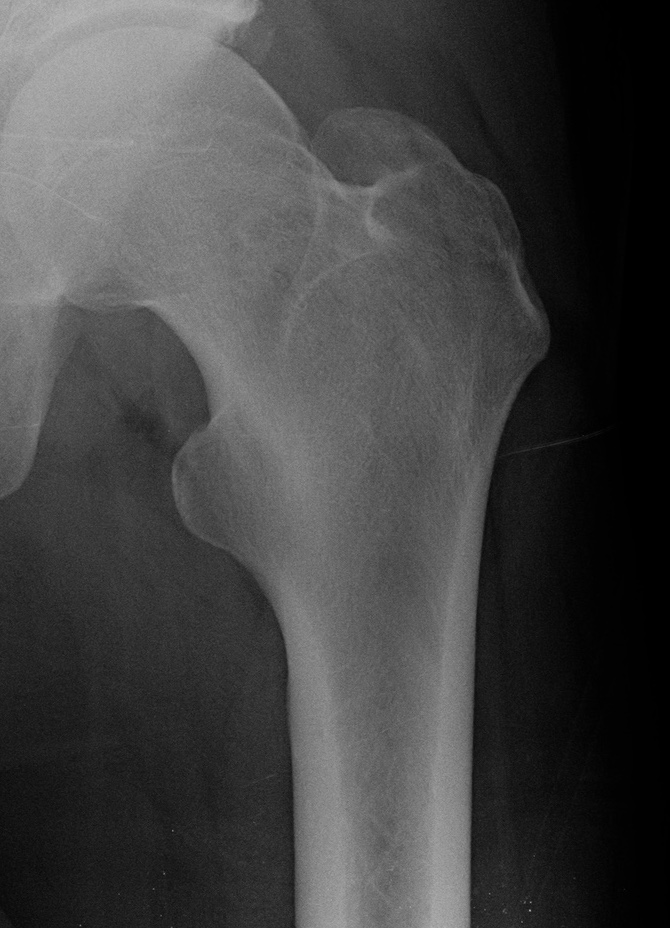
#> input picture Templates/Bacino_center.jpg, 670 x 928 px, given as the content of the folder anzi/Desktop/TesiMagistrale/Audisio/ImmaginiBacinoCopiaCrop/, which was not available
$ python BoneDetectionMoreTemplates.py
#> lines starting #> are read from the running program, lines starting #| are printed output that depends on the picture; after the words box and inside, x2 and y2 are one past the last pixel; in counts of white or black regions, pixels touching at a corner belong together; long printed decimals are rounded; pictures that were not available may be replaced by others from this repository, and a replacement may not be noted
import cv2
import os
import numpy as np
from PIL import Image
from matplotlib import pyplot as plt


def find_bones(input_image, template_path, output_path, i):

#> called with i = 0
    methods = ['cv2.TM_CCOEFF_NORMED', 'cv2.TM_CCORR_NORMED', 'cv2.TM_SQDIFF_NORMED']

    # operations on the full image
    img2 = cv2.imread(input_image, 0)
#> img2 is the input picture: shape (928, 670); min 0, max 185, mean 66.6
    image_to_crop = Image.open(input_image)
    z, q = img2.shape[::-1]
#> z = 670; q = 928

    j = 0
    for t in os.listdir(template_path):
        if t.endswith(".jpg"):
            full_t = template_path + t
            template = cv2.imread(full_t, 0)
            # create a flipped template
            template_flipped = cv2.flip(template, 1)
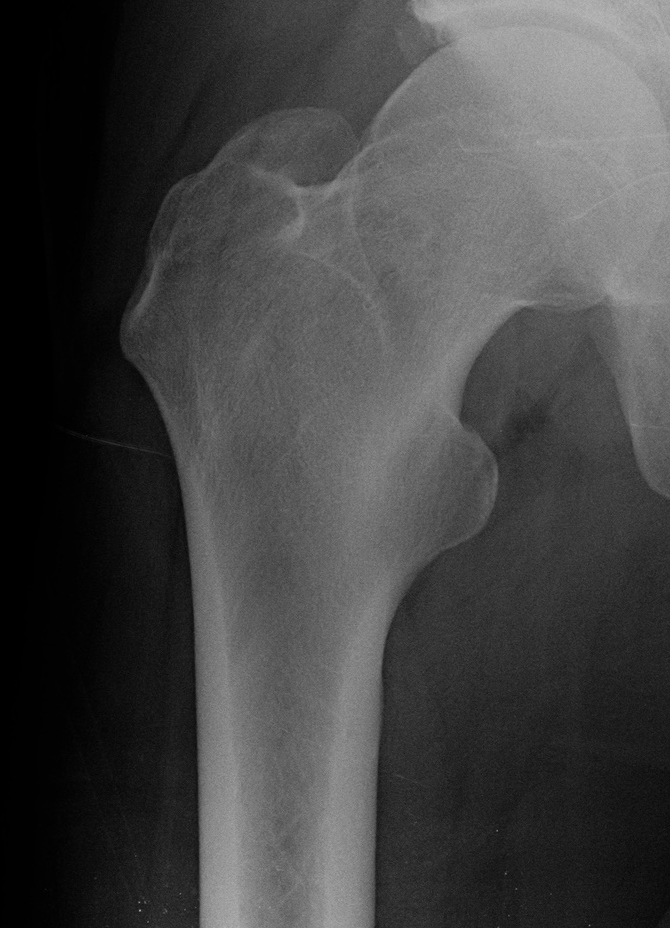
#> template_flipped: shape (928, 670); min 0, max 185, mean 66.6
            # get shapes of original images
            w, h = template.shape[::-1]  # means that template is w rows and h columns
#> w = 670; h = 928

            for meth in methods:
                img = img2.copy()
                method = eval(meth)

                # Apply template Matching
                res = cv2.matchTemplate(img, template, method)
                res_flipped = cv2.matchTemplate(img, template_flipped, method)

                min_val, max_val, min_loc, max_loc = cv2.minMaxLoc(res)
                min_val_f, max_val_f, min_loc_f, max_loc_f = cv2.minMaxLoc(res_flipped)
                print("Comparing image {} with template {}, min_val is {} and max_val is {} and min_val_f {} and max_val_f {}"
                      .format(input_image, t, min_val, max_val, min_val_f, max_val_f))

                # print step by step squares
                bottom_right = (min_loc[0] + w, min_loc[1] + h)  # somma base e altezza del template
                bottom_right_f = (min_loc_f[0] + w, min_loc_f[1] + h)

                cv2.rectangle(img, min_loc, bottom_right, (255, 255, 255), thickness=30)
                cv2.rectangle(img, min_loc_f, bottom_right_f, (0, 0, 255), thickness=30)

                plt.imshow(img, cmap='gray')
                plt.title('Detected Point'), plt.xticks([]), plt.yticks([])
                plt.suptitle(meth)
                plt.show()

                # select the max and min position of the max and min value compared the three templates images
                if j == 0:
                    min_global = min_val
                    min_global_loc = min_loc
                    max_global = max_val
                    max_global_loc = max_loc

                    min_global_f = min_val_f
                    min_global_loc_f = min_loc_f
                    max_global_f = max_val_f
                    max_global_loc_f = max_loc_f
                else:
                    if (min_val < min_global):
                        min_global = min_val
                        min_global_loc = min_loc
                    if (max_val > max_global):
                        max_global = max_val
                        max_global_loc = max_loc

                    if (min_val_f < min_global_f):
                        min_global_f = min_val_f
                        min_global_loc_f = min_loc_f
                    if (max_val_f > max_global_f):
                        max_global_f = max_val_f
                        max_global_loc_f = max_loc_f

                j += 1
#> this loop made 3 passes
#> (res, res_flipped, min_val, max_val, min_val_f, max_val_f, min_global, max_global) on pass 1: ([1], [-0.165], 1, 1, -0.165, -0.165, 1, 1)
#> (res, res_flipped, min_val, max_val, min_val_f, max_val_f, min_global, max_global_f) on pass 3: ([0], [0.804], 0, 0, 0.804, 0.804, 0, 0.804)
#| Comparing image /Users/leonardotanzi/Desktop/TesiMagistrale/Audisio/ImmaginiBacinoCopiaCrop/Bacino_center.jpg with template Bacino_center.jpg, min_val is 1.0 and max_val is 1.0 and min_val_f -0.1649 and max_val_f -0.1649
#| Comparing image /Users/leonardotanzi/Desktop/TesiMagistrale/Audisio/ImmaginiBacinoCopiaCrop/Bacino_center.jpg with template Bacino_center.jpg, min_val is 1.0 and max_val is 1.0 and min_val_f 0.598 and max_val_f 0.598
#| Comparing image /Users/leonardotanzi/Desktop/TesiMagistrale/Audisio/ImmaginiBacinoCopiaCrop/Bacino_center.jpg with template Bacino_center.jpg, min_val is 0.0 and max_val is 0.0 and min_val_f 0.804 and max_val_f 0.804
#> pass 1, in find_bones, `plt.show()`:
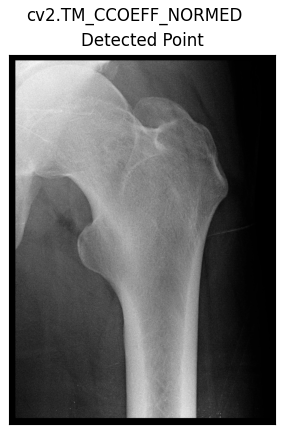
#> figure drawn by matplotlib, 1 panel
#> after the loop:
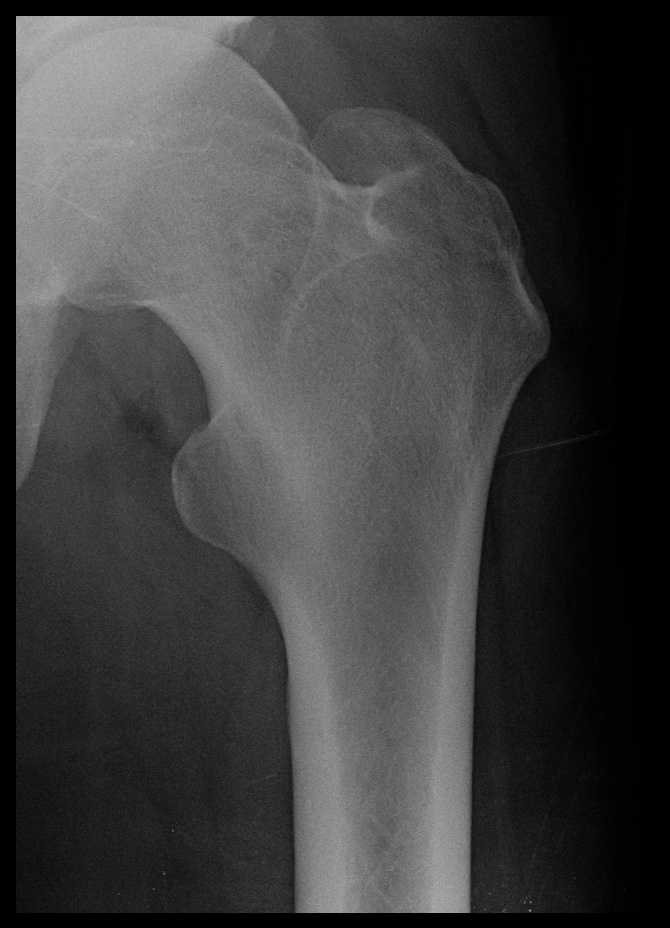
#> img: shape (928, 670); min 0, max 185, mean 62.3
#> after the loop, j = 3

    print("max value is now {} and min value {}".format(max_global, min_global))
#| max value is now 1.0 and min value -0.3775
    # print chosen square

    bottom_right = (min_global_loc[0] + w, min_global_loc[1] + h)  # somma base e altezza del template
#> bottom_right = (884, 1694)
    bottom_right_f = (min_global_loc_f[0] + w, min_global_loc_f[1] + h)
#> bottom_right_f = (820, 2032)

    cv2.rectangle(img, min_global_loc, bottom_right, (255, 255, 255), thickness=30)
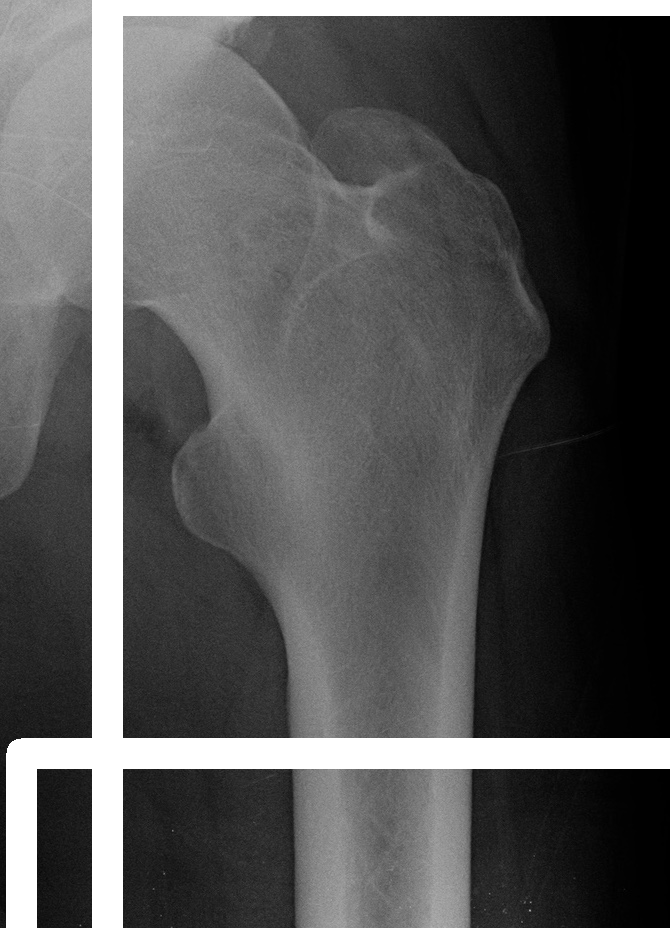
#> img: shape (928, 670); min 0, max 255, mean 85.6
    cv2.rectangle(img, min_global_loc_f, bottom_right_f, (0, 0, 255), thickness=30)
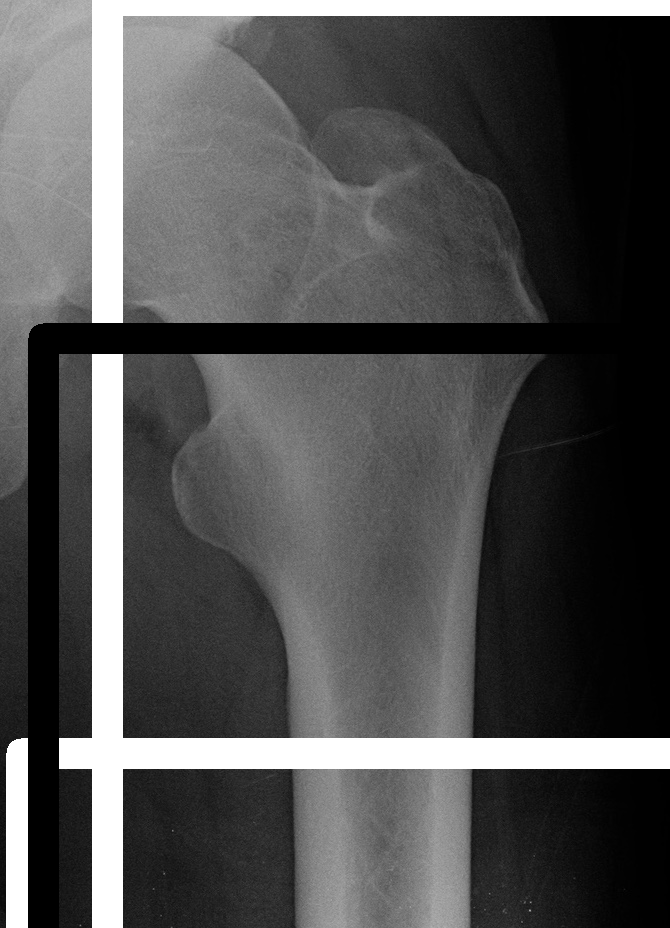
#> img: shape (928, 670); 5.8% of pixels changed, all inside (x1, y1, x2, y2) = (28, 323, 621, 928)

    plt.imshow(img, cmap='gray')
    plt.title('Detected Point'), plt.xticks([]), plt.yticks([])
    plt.suptitle(meth)
    plt.show()

    # If the method is TM_SQDIFF or TM_SQDIFF_NORMED, take minimum
    if method in [cv2.TM_SQDIFF, cv2.TM_SQDIFF_NORMED]:
        top_left = min_global_loc
#> top_left = (107, 0)
        top_left_f = min_global_loc_f
#> top_left_f = (43, 338)
    else:
        top_left = max_global_loc
        top_left_f = max_global_loc_f

    if(top_left[1] + h) * 2 > q:
        b_r = q
#> b_r = 928
    else:
        b_r = (top_left[1] + h) * 2

    if(top_left_f[1] + h) * 2 > q:
        b_r_f = q
#> b_r_f = 928
    else:
        b_r_f = (top_left_f[1] + h) * 2

    box = (top_left[0], top_left[1], top_left[0] + w, b_r)
#> box = (107, 0, 884, 928)
    box_f = (top_left_f[0], top_left_f[1], top_left_f[0] + w, b_r_f)
#> box_f = (43, 338, 820, 928)

    crop_image = image_to_crop.crop(box)
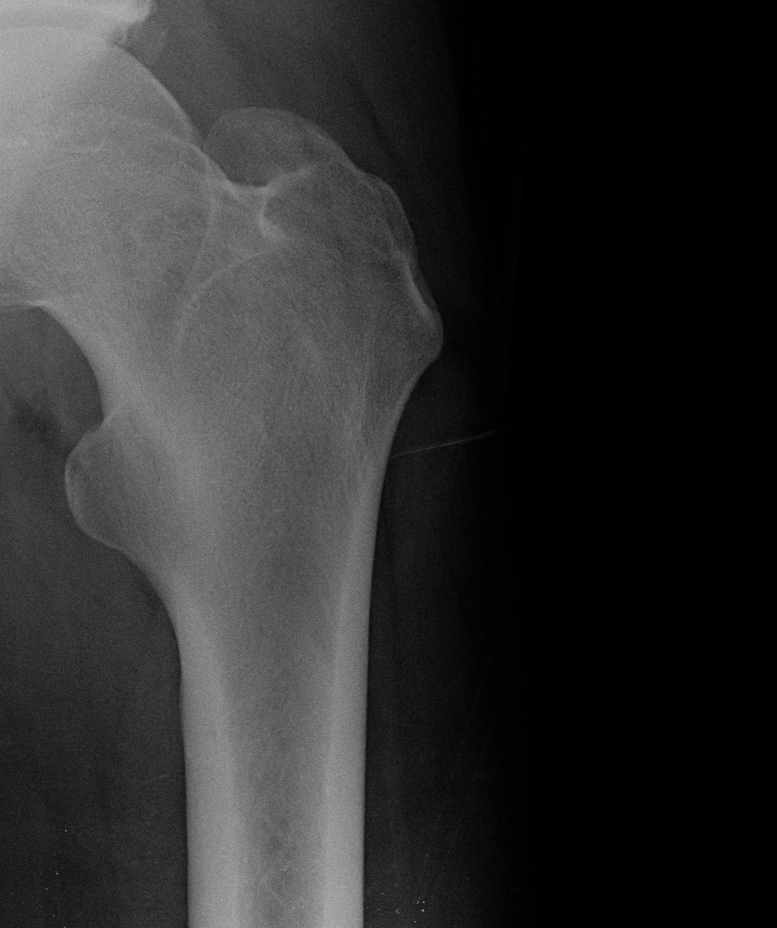
#> crop_image: PIL image 777x928 L; min 0, max 180, mean 46
    crop_image_f = image_to_crop.crop(box_f)
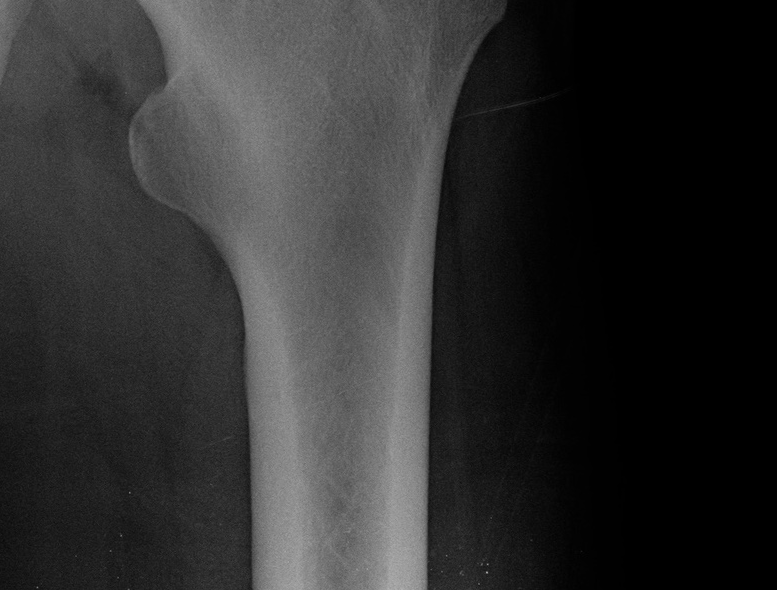
#> crop_image_f: PIL image 777x590 L; min 0, max 177, mean 46.8

    crop_image.save(output_path + 'Cropped{}.jpg'.format(i))
    crop_image_f.save(output_path + 'Cropped_flipped{}.jpg'.format(i))


if __name__ == "__main__":

    path = "/Users/leonardotanzi/Desktop/TesiMagistrale/Audisio/ImmaginiBacinoCopiaCrop/"
    template_path = "/Users/leonardotanzi/Desktop/MasterThesis/Templates/"
    output_path = "/Users/leonardotanzi/Desktop/MasterThesis/Output/"
    i = 0

    for f in os.listdir(path):
        if f.endswith(".jpg"):
            full_f = path + f
            find_bones(full_f, template_path, output_path, i)
            i += 1
            if i == 5:
                break
